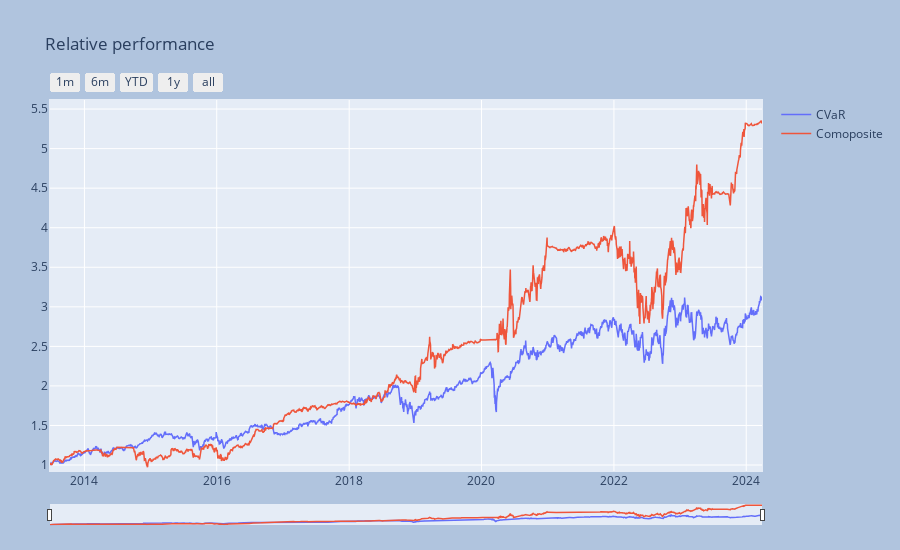

Notebook code for this chart:
### Markdown cell above
### Compare the two portfolio strategies

### Code cell
pq = az.Port_Simple([port, port1])
_ = pq.set_model()
_ = pq.port_view_all(componly=True, fancy=True)

### Figure 1 — Plotly figure (JSON) as saved in the notebook; plotly's stock layout.template omitted (floating-point values rounded to 4 significant figures; data arrays with more than 128 entries replaced by an {"elided": "..."} marker saying what was removed)
{"data": [{"line": {"width": 1.5}, "name": "CVaR", "type": "scatter", "x": {"elided": "2709 str values"}, "y": {"elided": "2709 float values"}}, {"line": {"width": 1.5}, "name": "Comoposite", "type": "scatter", "x": {"elided": "2709 str values"}, "y": {"elided": "2709 float values"}}], "layout": {"autosize": false, "height": 550, "margin": {"b": 25, "l": 50, "pad": 1, "r": 50, "t": 100}, "paper_bgcolor": "LightSteelBlue", "title": {"text": "Relative performance"}, "width": 900, "xaxis": {"autorange": false, "fixedrange": false, "range": ["2013-06-25T00:00:00", "2024-03-28T00:00:00"], "rangeselector": {"buttons": [{"count": 1, "label": "1m", "step": "month", "stepmode": "backward"}, {"count": 6, "label": "6m", "step": "month", "stepmode": "backward"}, {"count": 1, "label": "YTD", "step": "year", "stepmode": "todate"}, {"count": 1, "label": "1y", "step": "year", "stepmode": "backward"}, {"step": "all"}]}, "rangeslider": {"thickness": 0.05, "visible": true}, "title": {}, "type": "date"}, "yaxis": {"autorange": false, "fixedrange": false, "range": [0.9246, 5.615], "title": {}}}}
